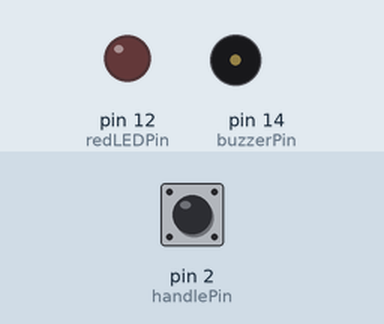
Simulated run of this sketch. Board: Arduino Uno, built with avr-gcc and run on an emulated ATmega328P. On the bench: output pins drawn as LEDs (lit = HIGH), buzzer (waves = sounding). The inputs (shaded band) are chosen by the test bench; at power-on: pin 2 (handlePin) HIGH. Pins used as bus, display or sensor lines are not drawn.

Above: at 1.2 s.
1.3 s: pin 2 (handlePin) pulled LOW for 0.15 s
At 2.3 s:
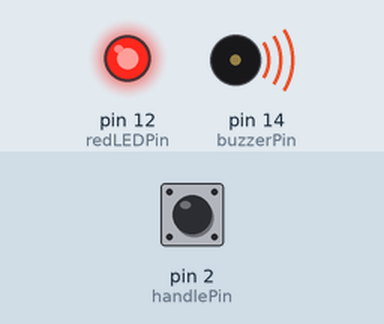
4.4 s: pin 2 (handlePin) pulled LOW for 1 s
At 7.5 s:
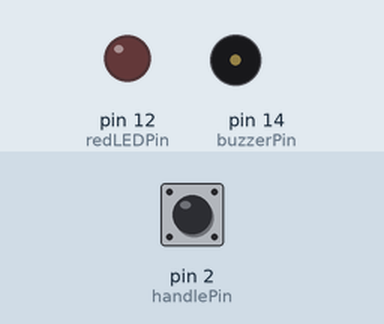
8.0 s: pin 2 (handlePin) pulled LOW for 3.2 s
At 8.6 s:
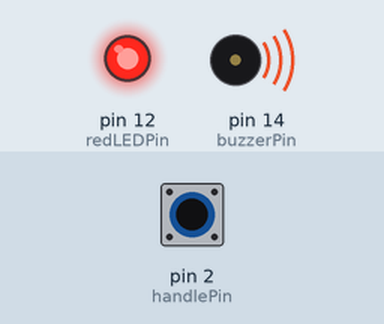
Timing chart, 0 to 13.7 s (numbered marks = the images above; inputs shaded):
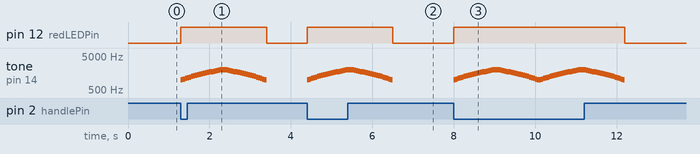

Measured:
- after the input at 1.3 s, pin 12 (redLEDPin): LOW → HIGH at once, → LOW 2.1 s later; tone on pin 14 (buzzerPin): plays 1000 Hz for 0.05 s, 1050 Hz for 0.05 s, 1100 Hz for 0.05 s, 1150 Hz for 0.05 s, 1200 Hz for 0.05 s, 1250 Hz for 0.05 s … (41 notes in this stretch), starting at once
- after the input at 4.4 s, pin 12 (redLEDPin): LOW → HIGH at once, → LOW 2.1 s later; tone on pin 14 (buzzerPin): plays 1000 Hz for 0.05 s, 1050 Hz for 0.05 s, 1100 Hz for 0.05 s, 1150 Hz for 0.05 s, 1200 Hz for 0.05 s, 1250 Hz for 0.05 s … (41 notes in this stretch), starting at once
- after the input at 8.0 s, pin 12 (redLEDPin): LOW → HIGH at once, → LOW 4.2 s later; tone on pin 14 (buzzerPin): plays 1000 Hz for 0.05 s, 1050 Hz for 0.05 s, 1100 Hz for 0.05 s, 1150 Hz for 0.05 s, 1200 Hz for 0.05 s, 1250 Hz for 0.05 s … (81 notes in this stretch), starting at once

The sketch:

top_buzz_wire.ino
```cpp
int buzzerPin = 14;  // GPIO14 for the buzzer
int redLEDPin = 12;  // GPIO12 for the red LED
int handlePin = 2;  // GPIO2 for the handle
int minFrequency = 1000; // Minimum frequency of the siren
int maxFrequency = 2000; // Maximum frequency of the siren
int frequencyStep = 50; // Frequency step for changing the tone
int delayTime = 50; // Delay time between frequency steps

void setup() {
  pinMode(buzzerPin, OUTPUT);
  pinMode(redLEDPin, OUTPUT);
  pinMode(handlePin, INPUT_PULLUP);
}

void loop() {
  if (digitalRead(handlePin) == LOW) {
      // Maze loop touched
      digitalWrite(buzzerPin, HIGH);
      digitalWrite(redLEDPin, HIGH);
      playSiren();

    } else {
      // Handle touched but not the maze loop
      digitalWrite(buzzerPin, LOW);
      digitalWrite(redLEDPin, LOW);
    }
}

void playSiren() {
  // Increase frequency
  for (int frequency = minFrequency; frequency <= maxFrequency; frequency += frequencyStep) {
    tone(buzzerPin, frequency, delayTime);
    delay(delayTime);
  }

  // Decrease frequency
  for (int frequency = maxFrequency; frequency >= minFrequency; frequency -= frequencyStep) {
    tone(buzzerPin, frequency, delayTime);
    delay(delayTime);
  }

  noTone(buzzerPin); // Stop the tone
}
// 42,45,46
```
